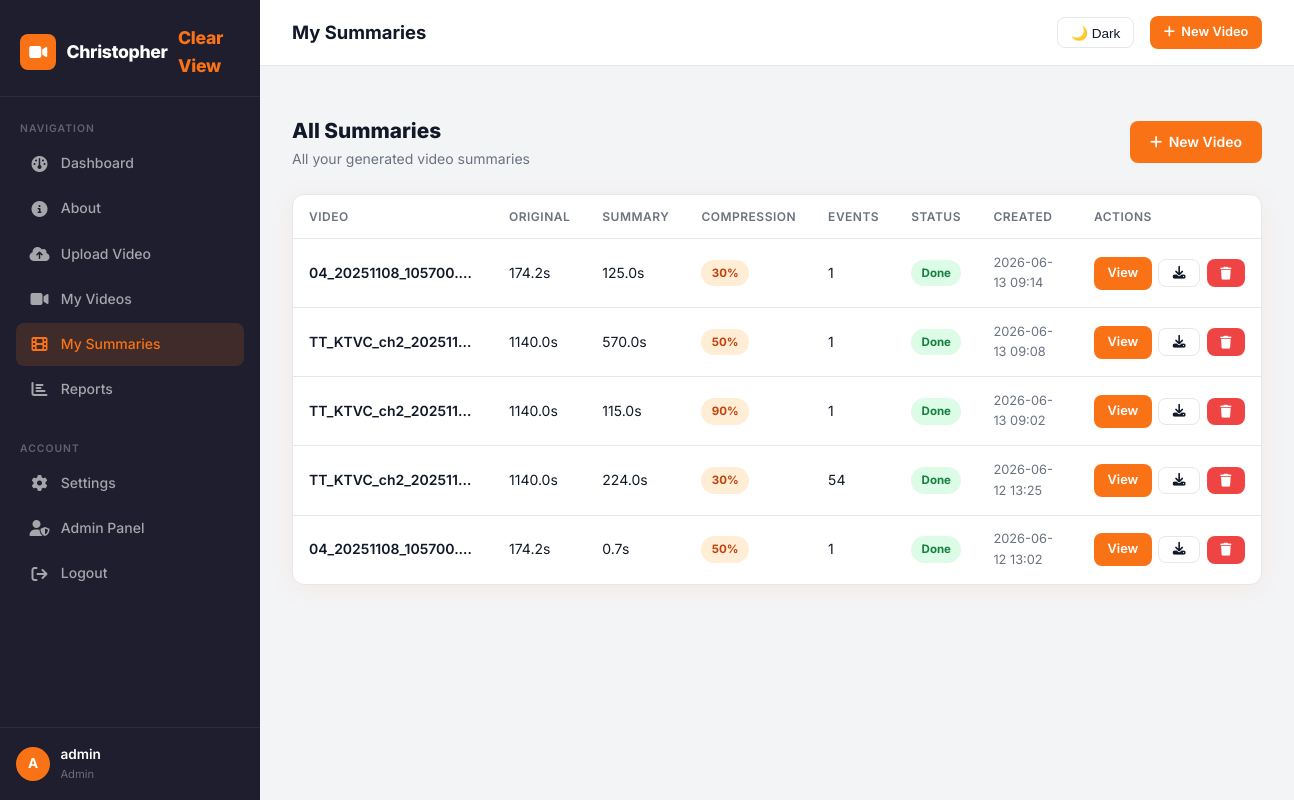
Page /summaries (signed in) on the committed database.
### tables this page shows
CREATE TABLE users (
            id          INTEGER PRIMARY KEY AUTOINCREMENT,
            username    TEXT    UNIQUE NOT NULL,
            email       TEXT    UNIQUE NOT NULL,
            password    TEXT    NOT NULL,
            role        TEXT    DEFAULT 'user',
            created_at  TEXT    DEFAULT (datetime('now')),
            last_login  TEXT
        );

CREATE TABLE summaries (
            id              INTEGER PRIMARY KEY AUTOINCREMENT,
            video_id        INTEGER NOT NULL,
            user_id         INTEGER NOT NULL,
            filename        TEXT    NOT NULL,
            compression     INTEGER,
            original_dur    REAL,
            summary_dur     REAL,
            events_detected INTEGER DEFAULT 0,
            processing_time REAL,
            motion_avg      REAL,
            status          TEXT    DEFAULT 'processing',
            created_at      TEXT    DEFAULT (datetime('now')),
            FOREIGN KEY (video_id) REFERENCES videos(id),
            FOREIGN KEY (user_id)  REFERENCES users(id)
        );

CREATE TABLE videos (
            id            INTEGER PRIMARY KEY AUTOINCREMENT,
            user_id       INTEGER NOT NULL,
            filename      TEXT    NOT NULL,
            original_name TEXT    NOT NULL,
            file_size     INTEGER,
            duration      REAL,
            fps           REAL,
            width         INTEGER,
            height        INTEGER,
            status        TEXT    DEFAULT 'uploaded',
            uploaded_at   TEXT    DEFAULT (datetime('now')),
            FOREIGN KEY (user_id) REFERENCES users(id)
        );

### app.py (the view)
@app.route('/summaries')
@login_required
def summaries_list():
    user      = current_user()
    summaries = get_user_summaries(user['id'])
    return render_template('summaries.html', user=user, summaries=summaries)

### app.py (called while the page is built)
def login_required(f):
    from functools import wraps
    @wraps(f)
    def decorated(*args, **kwargs):
        if 'user_id' not in session:
            flash('Please log in to continue.', 'warning')
            return redirect(url_for('login'))
        return f(*args, **kwargs)
    return decorated

def current_user():
    if 'user_id' in session:
        return get_user_by_id(session['user_id'])
    return None

### utils/database.py (called while the page is built)
def get_db():
    conn = sqlite3.connect(DB_PATH)
    conn.row_factory = sqlite3.Row
    return conn

def get_user_by_id(user_id):
    conn = get_db()
    user = conn.execute('SELECT * FROM users WHERE id = ?', (user_id,)).fetchone()
    conn.close()
    return user

def get_user_summaries(user_id):
    conn = get_db()
    rows = conn.execute(
        '''SELECT s.*, v.original_name FROM summaries s
           JOIN videos v ON s.video_id = v.id
           WHERE s.user_id = ? ORDER BY s.created_at DESC''',
        (user_id,)
    ).fetchall()
    conn.close()
    return rows

### templates/summaries.html (shortened to what this page needs)
{% extends "base.html" %}
{% block page_title %}My Summaries{% endblock %}
{% block content %}
<div style="display:flex;align-items:center;justify-content:space-between;margin-bottom:1.5rem;">
  <div>
    <h2 style="font-size:1.3rem;font-weight:800;">All Summaries</h2>
    <p style="color:var(--text-muted);font-size:.875rem;">All your generated video summaries</p>
  </div>
  <a href="{{ url_for('upload') }}" class="btn-orange">
    <i class="fa-solid fa-plus"></i> New Video
  </a>
</div>
<div class="card">
  <div class="card-body" style="padding:0;">
    {% if summaries %}
    <div class="table-wrap">
      <table>
        <thead>
          <tr>
            <th>Video</th>
            <th>Original</th>
            <th>Summary</th>
            <th>Compression</th>
            <th>Events</th>
            <th>Status</th>
            <th>Created</th>
            <th>Actions</th>
          </tr>
        </thead>
        <tbody>
          {% for s in summaries %}
          <tr>
            <td style="font-weight:600;max-width:200px;overflow:hidden;text-overflow:ellipsis;white-space:nowrap;">
              {{ s['original_name'] }}
            </td>
            <td>{% if s['original_dur'] %}{{ "%.1f"|format(s['original_dur']) }}s{% else %}—{% endif %}</td>
            <td>{% if s['summary_dur'] %}{{ "%.1f"|format(s['summary_dur']) }}s{% else %}—{% endif %}</td>
            <td><span class="badge badge-orange">{{ s['compression'] }}%</span></td>
            <td>{{ s['events_detected'] }}</td>
            <td>
              {% if s['status'] == 'done' %}
                <span class="badge badge-success">Done</span>
              {% elif s['status'] == 'processing' %}
                <span class="badge badge-warning">Processing…</span>
              {% else %}
                <span class="badge badge-danger">Error</span>
              {% endif %}
            </td>
            <td style="font-size:.8rem;color:var(--text-muted);">{{ s['created_at'][:16] }}</td>
            <td>
              <div style="display:flex;gap:.4rem;align-items:center;">
                {% if s['status'] == 'done' %}
                  <a href="{{ url_for('results', summary_id=s['id']) }}" class="btn-orange btn-sm">View</a>
                  <a href="{{ url_for('download_summary', summary_id=s['id']) }}" class="btn-outline btn-sm">
                    <i class="fa-solid fa-download"></i>
                  </a>
                {% elif s['status'] == 'processing' %}
                  <a href="{{ url_for('processing_status', summary_id=s['id']) }}" class="btn-outline btn-sm">Status</a>
                {% endif %}
                <form method="POST"
                      action="{{ url_for('delete_summary_route', summary_id=s['id']) }}"
                      onsubmit="return confirm('Delete this summary? This cannot be undone.');"
                      style="margin:0;">
                  <button type="submit" class="btn-danger btn-sm">
                    <i class="fa-solid fa-trash"></i>
                  </button>
                </form>
              </div>
            </td>
          </tr>
          {% endfor %}
        </tbody>
      </table>
    </div>
    {% endif %}
  </div>
</div>
{% endblock %}

### templates/base.html (shortened to what this page needs)
<!DOCTYPE html>
<html lang="en">
<head>
  <link rel="stylesheet" href="{{ url_for('static', filename='css/style.css') }}">
  <link rel="stylesheet" href="https://cdnjs.cloudflare.com/ajax/libs/font-awesome/6.5.0/css/all.min.css">
</head>
<body>
<div class="app-wrapper">
  <aside class="sidebar" id="sidebar">
    <a href="{{ url_for('dashboard') }}" class="sidebar-brand">
      <div class="brand-icon"><i class="fa-solid fa-video-camera"></i></div>
      Christopher <em>Clear View</em>
    </a>
    <div class="sidebar-section">
      <div class="sidebar-section-label">Navigation</div>
      <a href="{{ url_for('dashboard') }}" class="nav-item">
        <i class="fa-solid fa-gauge nav-icon"></i> Dashboard
      </a>
      <a href="{{ url_for('about') }}" class="nav-item">
        <i class="fa-solid fa-circle-info nav-icon"></i> About
      </a>
      <a href="{{ url_for('upload') }}" class="nav-item">
        <i class="fa-solid fa-cloud-arrow-up nav-icon"></i> Upload Video
      </a>
      <a href="{{ url_for('videos_list') }}" class="nav-item">
        <i class="fa-solid fa-video nav-icon"></i> My Videos
      </a>
      <a href="{{ url_for('summaries_list') }}" class="nav-item">
        <i class="fa-solid fa-film nav-icon"></i> My Summaries
      </a>
      <a href="{{ url_for('reports') }}" class="nav-item">
        <i class="fa-solid fa-chart-bar nav-icon"></i> Reports
      </a>
    </div>
    <div class="sidebar-section">
      <div class="sidebar-section-label">Account</div>
      <a href="{{ url_for('settings') }}" class="nav-item">
        <i class="fa-solid fa-gear nav-icon"></i> Settings
      </a>
      {% if user and user['role'] == 'admin' %}
      <a href="{{ url_for('admin') }}" class="nav-item">
        <i class="fa-solid fa-user-shield nav-icon"></i> Admin Panel
      </a>
      {% endif %}
      <a href="{{ url_for('logout') }}" class="nav-item">
        <i class="fa-solid fa-arrow-right-from-bracket nav-icon"></i> Logout
      </a>
    </div>
    <div class="sidebar-footer">
      <div class="user-mini">
        <div class="avatar-sm">{{ user['username'][0].upper() if user else '?' }}</div>
        <div class="user-mini-info">
          <div class="user-mini-name">{{ user['username'] if user else 'Guest' }}</div>
          <div class="user-mini-role">{{ user['role'].capitalize() if user else '' }}</div>
        </div>
      </div>
    </div>
  </aside>
  <div class="main-content">
    <div class="topbar">
      <div style="display:flex;align-items:center;gap:1rem;">
        <span class="topbar-title">{% block page_title %}Dashboard{% endblock %}</span>
      </div>
      <div class="topbar-actions">
        <button class="dark-toggle" id="darkToggle" onclick="toggleDark()">🌙 Dark</button>
        <a href="{{ url_for('upload') }}" class="btn-orange btn-sm">
          <i class="fa-solid fa-plus"></i> New Video
        </a>
      </div>
    </div>
    <div class="page-body">
      {% block content %}{% endblock %}
    </div>
  </div>
</div>
</body>
</html>

### rows in the picture
users: username "A", username "admin", role "Admin"
summaries: original_name "04_20251108_105700.…", original_dur "174.2", summary_dur "125.0", compression "30", events_detected "1", status "Done", created_at "2026-06-13 09:14"
summaries: original_name "TT_KTVC_ch2_202511…", original_dur "1140.0", summary_dur "570.0", compression "50", events_detected "1", status "Done", created_at "2026-06-13 09:08"
summaries: original_name "TT_KTVC_ch2_202511…", original_dur "1140.0", summary_dur "115.0", compression "90", events_detected "1", status "Done", created_at "2026-06-13 09:02"
summaries: original_name "TT_KTVC_ch2_202511…", original_dur "1140.0", summary_dur "224.0", compression "30", events_detected "54", status "Done", created_at "2026-06-12 13:25"
summaries: original_name "04_20251108_105700.…", original_dur "174.2", summary_dur "0.7", compression "50", events_detected "1", status "Done", created_at "2026-06-12 13:02"
